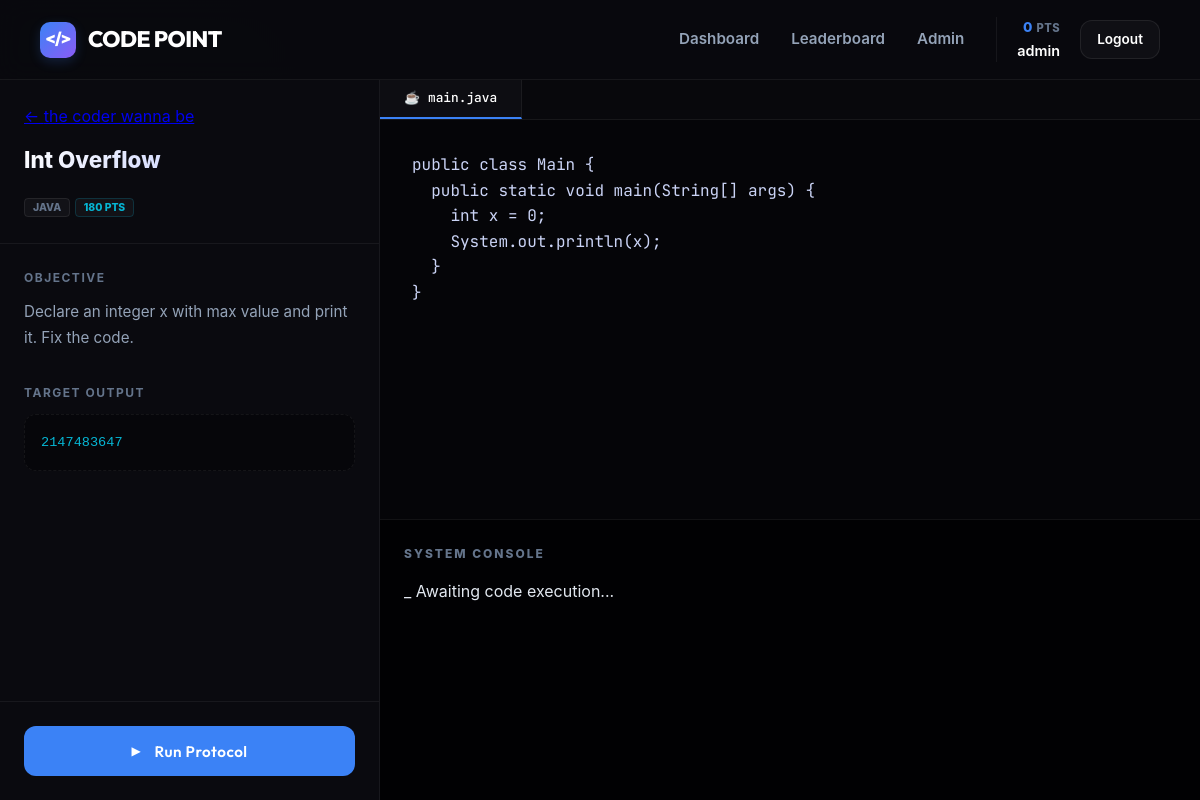
The app's page /pages/challenge.php?id=1 (signed in) with its own data.
### tables this page shows
CREATE TABLE questions (
    id INT AUTO_INCREMENT PRIMARY KEY,
    level_id INT NOT NULL,
    title VARCHAR(255) NOT NULL,
    description TEXT NOT NULL,
    code_snippet TEXT,
    expected_answer TEXT NOT NULL,
    expected_output TEXT,
    type ENUM('fix-code', 'write-code', 'sql-query') DEFAULT 'fix-code',
    points INT DEFAULT 100,
    language VARCHAR(50) DEFAULT 'java',
    created_at TIMESTAMP DEFAULT CURRENT_TIMESTAMP,
    FOREIGN KEY (level_id) REFERENCES levels(id) ON DELETE CASCADE
);

### includes/db.php (called while the page is built, shortened)
<?php
require_once 'config.php';
class Database {
    private $conn;
    private static $instance = null;
    private function __construct() {
        try {
            $dsn = "mysql:host=" . DB_HOST . ";dbname=" . DB_NAME . ";port=" . DB_PORT . ";charset=utf8mb4";
            $this->conn = new PDO(
                $dsn,
                DB_USER,
                DB_PASS,
                [
                    PDO::ATTR_ERRMODE => PDO::ERRMODE_EXCEPTION,
                    PDO::ATTR_DEFAULT_FETCH_MODE => PDO::FETCH_ASSOC,
                    PDO::ATTR_EMULATE_PREPARES => false
                ]
            );
            $this->initTables();
        } catch (PDOException $e) {
            die("Database connection failed: " . $e->getMessage());
        }
    }
    public static function getInstance() {
        if (self::$instance === null) {
            self::$instance = new self();
        }
        return self::$instance;
    }
    public function query($sql, $params = []) {
        $stmt = $this->conn->prepare($sql);
        $stmt->execute($params);
        return $stmt;
    }
    public function fetch($sql, $params = []) {
        return $this->query($sql, $params)->fetch();
    }
    private function initTables() {
        $check = $this->fetch("SHOW TABLES LIKE 'users'");
    }
}
$db = Database::getInstance();
?>

### includes/config.php (called while the page is built, shortened)
<?php
function sanitize($data) {
    return htmlspecialchars(trim($data), ENT_QUOTES, 'UTF-8', false);
}
?>

### pages/challenge.php (the view, shortened to what this page needs)
<?php
require_once '../includes/db.php';
require_once '../includes/compiler.php';
$questionId = isset($_GET['id']) ? (int)$_GET['id'] : 0;
$question = $db->fetch(
    "SELECT q.*, l.required_points, l.name as level_name
     FROM questions q
     JOIN levels l ON q.level_id = l.id
     WHERE q.id = ?",
    [$questionId]
);
$result = null;
$initialCode = $question['code_snippet'] ?: '';
function getLangIcon($lang) {
    $icons = [
        'php' => '🐘',
        'sql' => '🗄️',
        'mysql' => '🗄️',
        'java' => '☕',
        'html' => '🌐',
        'javascript' => '📜'
    ];
    return $icons[strtolower($lang)] ?? '📝';
}
require_once '../includes/header.php';
?>
<div class="challenge-layout">
    <aside class="challenge-sidebar">
        <div class="sidebar-header">
            <a href="level.php?id=<?php echo $question['level_id']; ?>" class="back-link">← <?php echo sanitize($question['level_name']); ?></a>
            <h2 class="q-sidebar-title"><?php echo sanitize($question['title']); ?></h2>
            <div class="q-sidebar-meta">
                <span class="m-badge"><?php echo strtoupper($question['language'] ?? 'TEXT'); ?></span>
                <span class="m-badge points"><?php echo $question['points']; ?> PTS</span>
            </div>
        </div>
        <div class="sidebar-content">
            <div class="instruction-group">
                <h3>Objective</h3>
                <p class="instruction-text"><?php echo nl2br(sanitize($question['description'])); ?></p>
            </div>
            <?php if (!empty($question['expected_output']) && strtolower($question['language']) !== 'html'): ?>
                <div class="instruction-group">
                    <h3>Target Output</h3>
                    <div class="target-box">
                        <pre><code><?php echo sanitize($question['expected_output']); ?></code></pre>
                    </div>
                </div>
            <?php endif; ?>
        </div>
        <div class="sidebar-footer">
            <button type="submit" form="code-form" class="btn btn-primary btn-block btn-run">
                <span class="run-icon">▶</span> Run Protocol
            </button>
        </div>
    </aside>
    <main class="editor-section">
        <div class="monaco-wrapper">
            <div class="editor-tabs">
                <div class="tab active">
                    <span class="tab-icon"><?php echo getLangIcon($question['language']); ?></span>
                    main.<?php echo strtolower($question['language'] == 'javascript' ? 'js' : $question['language']); ?>
                </div>
            </div>
            <form id="code-form" method="POST" style="height: calc(100% - 40px);">
                <textarea name="code" id="code-editor" class="code-textarea" spellcheck="false"><?php
                    echo isset($_POST['code']) ? htmlspecialchars($_POST['code']) : htmlspecialchars($initialCode);
                ?></textarea>
            </form>
        </div>
        <div class="terminal-section">
            <div class="terminal-header">
                <span class="terminal-title">System Console</span>
            </div>
            <div class="terminal-body" id="terminal-content">
                <?php if ($result): ?>
                    <div class="terminal-msg <?php echo $result['correct'] ? 'success' : 'error'; ?>">
                        <?php echo $result['message']; ?>
                    </div>
                    <?php if (!empty($result['error'])): ?>
                        <div class="terminal-err">
                            <span class="err-label">ERROR_LOG:</span>
                            <pre><?php echo sanitize($result['error']); ?></pre>
                        </div>
                    <?php endif; ?>
                    <?php if (!empty($result['output'])): ?>
                        <div class="terminal-out">
                            <span class="out-label">STDOUT:</span>
                            <pre><?php echo sanitize($result['output']); ?></pre>
                        </div>
                    <?php endif; ?>
                <?php else: ?>
                    <div class="terminal-placeholder">
                        <span class="cursor-blink">_</span>
                        Awaiting code execution...
                    </div>
                <?php endif; ?>
            </div>
        </div>
    </main>
</div>
<?php require_once '../includes/footer.php'; ?>

### assets/css/style.css (style rules this page uses)
:root { --bg-primary: #030305; --bg-secondary: #0a0a0f; --bg-card: #12121e; --bg-header: rgba(10, 10, 15, 0.85); --text-primary: #e2e8f0; --text-secondary: #94a3b8; --text-muted: #64748b; --text-active: #ffffff; --primary: #3b82f6; --primary-glow: rgba(59, 130, 246, 0.2); --secondary: #8b5cf6; --accent: #06b6d4; --success: #10b981; --success-glow: rgba(16, 185, 129, 0.2); --error: #ef4444; --warning: #f59e0b; --border-color: rgba(255, 255, 255, 0.06); --glass-bg: rgba(255, 255, 255, 0.03); --glass-border: rgba(255, 255, 255, 0.08); --shadow-sm: 0 4px 6px -1px rgba(0, 0, 0, 0.1); --shadow-lg: 0 20px 25px -5px rgba(0, 0, 0, 0.2); --transition: all 0.3s cubic-bezier(0.4, 0, 0.2, 1); }
* { margin: 0; padding: 0; box-sizing: border-box; }
body { font-family: 'Geist', 'Inter', -apple-system, sans-serif; background: var(--bg-primary); color: var(--text-primary); min-height: 100vh; line-height: 1.6; overflow-x: hidden; -webkit-font-smoothing: antialiased; }
body::before { content: ''; position: fixed; top: 0; left: 0; width: 100%; height: 100%; background: radial-gradient(circle at 10% 20%, rgba(59, 130, 246, 0.03) 0%, transparent 40%), radial-gradient(circle at 90% 80%, rgba(139, 92, 246, 0.03) 0%, transparent 40%); z-index: -1; pointer-events: none; }
.btn { display: inline-flex; align-items: center; justify-content: center; gap: 10px; padding: 12px 24px; border-radius: 12px; font-weight: 600; font-size: 0.95rem; cursor: pointer; border: none; transition: var(--transition); text-decoration: none; }
.btn-primary { background: var(--primary); color: white; }
.btn-block { width: 100%; }
.challenge-body { background: #050508; }
.challenge-layout { display: grid; grid-template-columns: 380px 1fr; height: calc(100vh - 80px); }
.challenge-sidebar { background: #0a0a0f; border-right: 1px solid var(--border-color); display: flex; flex-direction: column; }
.sidebar-header { padding: 24px; border-bottom: 1px solid var(--border-color); }
.sidebar-content { padding: 24px; overflow-y: auto; flex: 1; }
.instruction-text { font-size: 0.95rem; color: var(--text-secondary); line-height: 1.7; }
.editor-section { display: grid; grid-template-rows: 1fr 280px; }
.monaco-wrapper { background: #030305; position: relative; border-bottom: 1px solid var(--border-color); }
.terminal-section { background: #010103; padding: 24px; overflow-y: auto; }
.terminal-header { display: flex; justify-content: space-between; align-items: center; margin-bottom: 16px; }
.terminal-title { font-size: 0.75rem; font-weight: 800; color: var(--text-muted); text-transform: uppercase; letter-spacing: 2px; }

### pages/challenge.php (style rules this page uses)
.q-sidebar-title { font-size: 1.4rem; font-weight: 800; margin: 12px 0 16px; background: linear-gradient(135deg, #fff 0%, #a5b4fc 100%); -webkit-background-clip: text; -webkit-text-fill-color: transparent; }
.m-badge { font-size: 0.65rem; font-weight: 800; padding: 2px 8px; background: var(--glass-bg); border: 1px solid var(--glass-border); border-radius: 4px; color: var(--text-muted); }
.m-badge.points { color: var(--accent); border-color: rgba(6, 182, 212, 0.2); }
.instruction-group { margin-bottom: 32px; }
.instruction-group h3 { font-size: 0.75rem; text-transform: uppercase; letter-spacing: 1.5px; color: var(--text-muted); margin-bottom: 12px; }
.target-box { background: rgba(0,0,0,0.3); border: 1px dashed var(--border-color); border-radius: 12px; padding: 16px; }
.target-box pre { font-family: 'JetBrains Mono', monospace; font-size: 0.85rem; color: var(--accent); }
.sidebar-footer { padding: 24px; border-top: 1px solid var(--border-color); }
.btn-run { font-family: 'Outfit', sans-serif; letter-spacing: 0.5px; height: 50px; }
.run-icon { font-size: 0.7rem; margin-right: 4px; }
.editor-tabs { height: 40px; background: #08080c; display: flex; border-bottom: 1px solid var(--border-color); }
.tab { display: flex; align-items: center; gap: 8px; padding: 0 24px; background: #030305; border-right: 1px solid var(--border-color); font-family: 'JetBrains Mono', monospace; font-size: 0.8rem; color: var(--text-secondary); font-weight: 500; }
.tab.active { background: #0d0d12; color: #fff; border-bottom: 2px solid var(--primary); }
.code-textarea { width: 100%; height: 100%; background: #050508; border: none; color: #cad3f5; font-family: 'JetBrains Mono', monospace; font-size: 1rem; line-height: 1.6; padding: 32px; resize: none; outline: none; }
.cursor-blink { animation: blink 1s step-end infinite; }

### records on screen
questions: title "Int Overflow", language "JAVA", points "180", description "Declare an integer x with max value and print it. Fix the code.", expected_output "2147483647", language "☕", language "java", code "public class Main { public static void main(String[] args) { int x = 0; System.out.println(x); } }"

### other values on screen
$_SESSION['total_points'] "0"
$_SESSION['username'] "admin"
